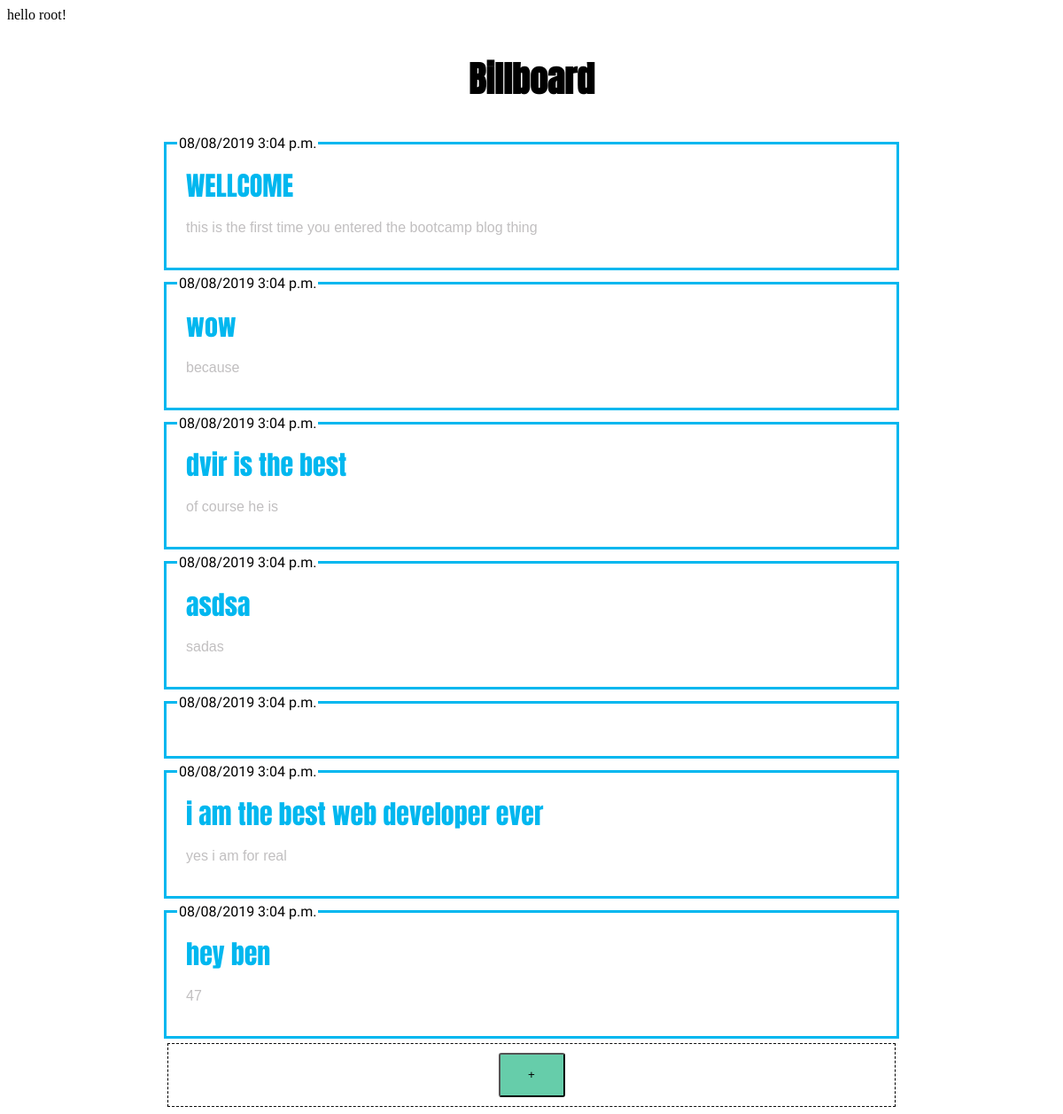
Page /billboard/ (signed in) on the committed database.
### billboard/models.py (models this page shows)
class Post(models.Model):
    post_title = models.CharField(max_length=30)
    post_content = models.CharField(max_length=200)
    post_author = models.CharField(max_length=10)

### billboard/views.py (the view)
@login_required(login_url='login/')
@require_http_methods(['GET'])
def index(request):
    posts = []
    for post in Post.objects.all():
        posts.append({"title": post.post_title,
                      "message": post.post_content, "author": post.post_author})
    context = {"posts": posts}
    return render(request, 'billboard/index.html', context=context)

### billboard/TEMPLATES/billboard/index.html (shortened to what this page needs)
{% load static %}
<!DOCTYPE html>
<html lang="en">
<head>
    <link rel="stylesheet" href="{% static 'billboard/css/index.css' %}">
</head>
<body>
    <div class="name-header">
        hello {{ user.get_username }}!
    </div>
    <div class="wrap">
        <div class="header-logo">
            <h2 class="biilboard-logo">Billboard</h2>
        </div>
        <fieldset class="post-field">
            <legend class="post-legend">{% now "SHORT_DATETIME_FORMAT" %}</legend>
            <div class="post-infield">
                <div class="post-header">
                    WELLCOME
                </div>
                <div class="post-content">
                    <p>
                        this is the first time you entered the bootcamp blog thing
                    </p>
                </div>
            </div>
        </fieldset>
        <div class="spaceFor-posts">
            {% if posts %}
            {% for posts in posts %}
            <fieldset class="post-field">
                <legend class="post-legend">{% now "SHORT_DATETIME_FORMAT" %}</legend>
                <div class="post-infield">
                    <div class="post-header">
                        {{posts.title}}
                    </div>
                    <div class="post-content">
                        <p>
                            {{ posts.message}}
                        </p>
                    </div>
                </div>
            </fieldset>
            {% endfor %}
            {% endif %}
        </div>
        <div class="addPost" id="spaceForPosts">
            <button id="addBtn" class="addPost-btn">+</button>
        </div>
    </div>
</body>
</html>

### billboard/static/billboard/css/index.css (style rules this page uses)
.name-header { width: 10%; }
.wrap { display: flex; align-items: center; flex-direction: column; }
.header-logo { height: 30%; width: 20%; display: flex; justify-content: center; }
.biilboard-logo { font-family: 'Anton', sans-serif; font-size: 40px; }
.post-field { width: 800px; border: solid 3px #00b7ef; margin-bottom: 5px; }
.post-legend { font-family: 'Poiret One', cursive; font-size: 16px; }
.post-infield { padding: 10px; }
.post-header { font-family: 'Anton', sans-serif; color: #00b7ef; font-size: 30px; display: flex; }
.post-content { font-family: Arial, Helvetica, sans-serif; color:#c1bfc0; font-size: 16px; }
.addPost { height: auto; width:800px; border: dashed 1px black; display: flex; flex-direction: column; align-items: center; padding: 10px; }
.addPost-btn { height: 50px; width: 75px; background-color: #66cdaa; border-radius: 3px; }
.spaceFor-posts { height: auto; }

### rows in the picture
Post: title "wow", message "because"
Post: title "dvir is the best", message "of course he is"
Post: title "asdsa", message "sadas"
Post: title "i am the best web developer ever", message "yes i am for real"
Post: title "hey ben", message "47"

### other values in the picture
{{ user.get_username }} "root"
